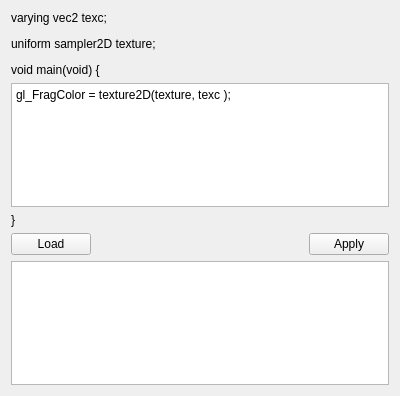
<?xml version="1.0" encoding="UTF-8"?>
<ui version="4.0">
 <class>GLSLCodeEditor</class>
 <widget class="QWidget" name="GLSLCodeEditor">
  <property name="geometry">
   <rect>
    <x>0</x>
    <y>0</y>
    <width>400</width>
    <height>396</height>
   </rect>
  </property>
  <property name="windowTitle">
   <string>GLSL Fragment Shader Code Editor</string>
  </property>
  <layout class="QVBoxLayout" name="verticalLayout">
   <item>
    <widget class="QLabel" name="label">
     <property name="text">
      <string>&lt;html&gt;&lt;head/&gt;&lt;body&gt;&lt;p&gt;varying vec2 texc;&lt;/p&gt;&lt;p&gt;uniform sampler2D texture;&lt;/p&gt;&lt;p&gt;void main(void) {&lt;/p&gt;&lt;/body&gt;&lt;/html&gt;</string>
     </property>
    </widget>
   </item>
   <item>
    <widget class="QPlainTextEdit" name="plainTextEdit">
     <property name="plainText">
      <string>gl_FragColor = texture2D(texture, texc );</string>
     </property>
    </widget>
   </item>
   <item>
    <widget class="QLabel" name="label_2">
     <property name="text">
      <string>}</string>
     </property>
    </widget>
   </item>
   <item>
    <layout class="QHBoxLayout" name="horizontalLayout">
     <item>
      <widget class="QPushButton" name="pushButton_2">
       <property name="text">
        <string>Load</string>
       </property>
      </widget>
     </item>
     <item>
      <spacer name="horizontalSpacer">
       <property name="orientation">
        <enum>Qt::Horizontal</enum>
       </property>
       <property name="sizeHint" stdset="0">
        <size>
         <width>40</width>
         <height>20</height>
        </size>
       </property>
      </spacer>
     </item>
     <item>
      <widget class="QPushButton" name="pushButton">
       <property name="text">
        <string>Apply</string>
       </property>
      </widget>
     </item>
    </layout>
   </item>
   <item>
    <widget class="QPlainTextEdit" name="plainTextEdit_2">
     <property name="enabled">
      <bool>true</bool>
     </property>
     <property name="frameShadow">
      <enum>QFrame::Plain</enum>
     </property>
     <property name="readOnly">
      <bool>true</bool>
     </property>
     <property name="plainText">
      <string notr="true"/>
     </property>
    </widget>
   </item>
  </layout>
 </widget>
 <resources/>
 <connections/>
</ui>
